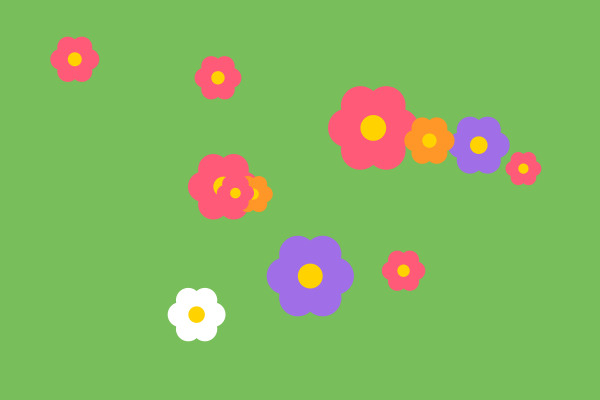
Frame 1 (no input)
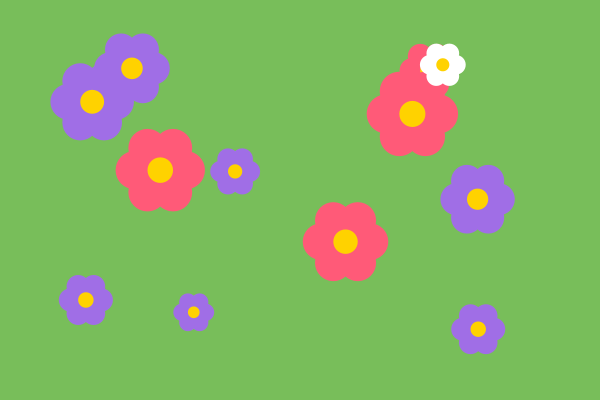
Frame 2 (the mouse pressed at the canvas centre, redrawn once)

The Processing sketch that drew these frames (run headless with seeded random() and noise(); the mouse was pressed at the canvas centre and the sketch redrawn once):

// Processing sketch: L10_Kvity
// ── L10_Kvity.pde
// Урок 10. Функції, що малюють і повертають значення: клумба квітів
// Клацання мишею — посадити нову клумбу.

void setup() {
  size(600, 400);
  noLoop();          // малюємо один кадр; redraw() — ще один
}

void draw() {
  background(120, 190, 90);
  for (int i = 0; i < 12; i++) {
    float x = random(50, width - 50);
    float y = random(50, height - 50);
    drawFlower(x, y, random(30, 80), randomPetalColor());
  }
}

// Малює квітку: центр (x, y), розмір s, колір пелюсток c
void drawFlower(float x, float y, float s, color c) {
  noStroke();
  fill(c);
  for (int i = 0; i < 6; i++) {
    float a = TWO_PI / 6 * i;
    ellipse(x + cos(a) * s / 3, y + sin(a) * s / 3, s / 2, s / 2);
  }
  fill(255, 210, 0);
  ellipse(x, y, s / 3, s / 3);
}

// Повертає випадковий «квітковий» колір
color randomPetalColor() {
  color[] palette = { color(255, 90, 120), color(255, 255, 255), color(160, 110, 230), color(255, 150, 40) };
  return palette[int(random(palette.length))];
}

void mousePressed() {
  redraw();
}
